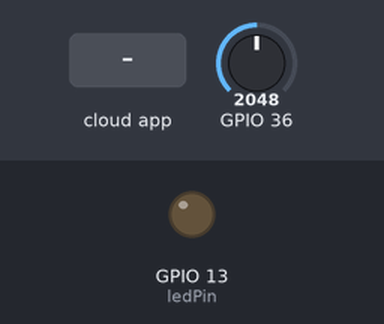
A sketch run on a simulated ESP32. Parts: output pins drawn as LEDs (lit = HIGH). The inputs (shaded band) are chosen by the test bench; at power-on: GPIO 36 = 2048. WiFi joins after 1.5 s; servers stay silent unless stated; uploads are accepted with an empty reply; what the sketch prints to the serial monitor is not drawn.

Above: at 2.7 s.
2.8 s: the phone or cloud app sets led to 1
At 3.8 s:
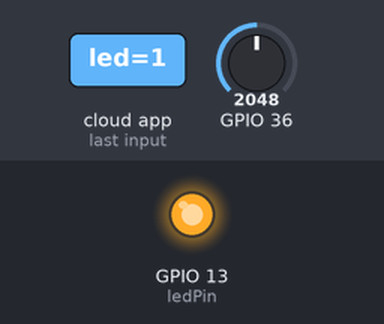
5.8 s: the phone or cloud app sets led to 0
At 6.1 s:
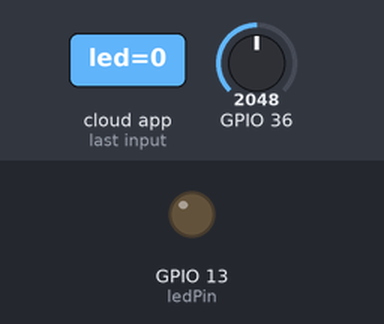
Timing chart, 0 to 8.8 s (numbered marks = the images above; inputs shaded):
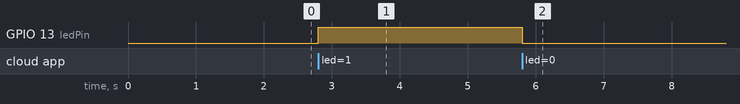

The sketch:

Final_Project_LDR.ino
```cpp
#include <WiFi.h>
#include <HTTPClient.h>
#include <ThingerESP32.h>

#define USERNAME "afif_ishamsyah"
#define DEVICE_ID "device_001"
#define DEVICE_CREDENTIAL "U5a!bzxwZDIX"

ThingerESP32 thing(USERNAME, DEVICE_ID, DEVICE_CREDENTIAL);

// Replace with your network credentials
const char* ssid     = "Nyari Koneksi";
const char* password = "Ampastahu";

// REPLACE with your Domain name and URL path or IP address with path
const char* serverName = "http://18.209.76.203/LightData.php";

// Keep this API Key value to be compatible with the PHP code provided in the project page.
// If you change the apiKeyValue value, the PHP file /post-esp-data.php also needs to have the same key

String sensorName = "Device001";
const int ledPin = 13;
int val = 0;
int valAfter = 0;
int sensorValue = 0;
String lightStatus = "";
String deviceName = "LDR001";

/*#include <SPI.h>
#define BME_SCK 18
#define BME_MISO 19
#define BME_MOSI 23
#define BME_CS 5*/

void setup() {
  Serial.begin(115200);

  pinMode(ledPin, OUTPUT);
  thing.add_wifi(ssid, password);
  thing["led"] << digitalPin(ledPin);

  WiFi.begin(ssid, password);
  Serial.println("Connecting");
  while(WiFi.status() != WL_CONNECTED) {
    delay(500);
    Serial.print(".");
  }
  Serial.println("");
  Serial.print("Connected to WiFi network with IP Address: ");
  Serial.println(WiFi.localIP());
}

void loop() {
  //Check WiFi connection status
  if(WiFi.status()== WL_CONNECTED)
  {
    thing.handle();
    HTTPClient http;

    // Your Domain name with URL path or IP address with path
    http.begin(serverName);

    // Specify content-type header
    http.addHeader("Content-Type", "application/x-www-form-urlencoded");

    //sensorValue = digitalRead(ldrPin);
    sensorValue = analogRead(A0);
    if(sensorValue >= 0 && sensorValue <= 300)
    {
      val = 0;
    }
    else if(sensorValue > 300)
    {
      val = 1;
    }

    Serial.println(val);
    if(val != valAfter)
    {
      if(val == 0)
      {
        lightStatus = "Off";
      }
      else
      {
        lightStatus = "On";
      }
      // Prepare your HTTP POST request data
      String httpRequestData = "name=" + deviceName + "&status=" + lightStatus + "";
      Serial.print("httpRequestData: ");
      Serial.println(httpRequestData);

      // Send HTTP POST request
      int httpResponseCode = http.POST(httpRequestData);
      valAfter = val;

      if (httpResponseCode>0) {
        Serial.print("HTTP Response code: ");
        Serial.println(httpResponseCode);
      }
      else {
        Serial.print("Error code: ");
        Serial.println(httpResponseCode);
      }
      // Free resources
      http.end();
    }

  }
  else {
    Serial.println("WiFi Disconnected");
  }
  //Send an HTTP POST request every 30 seconds
  //delay(5000);
}
```

Measured:
- after the input at 2.8 s, GPIO 13 (ledPin): LOW → HIGH at once
- after the input at 5.8 s, GPIO 13 (ledPin): HIGH → LOW at once
